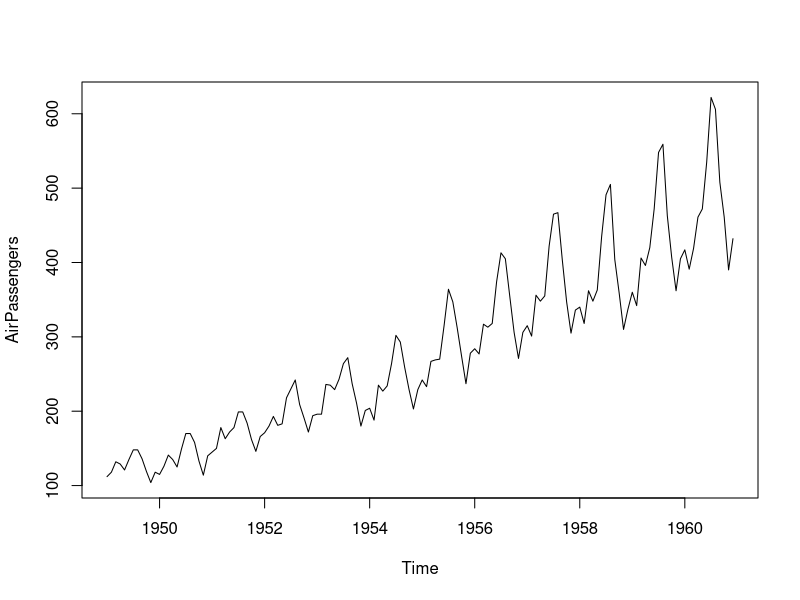
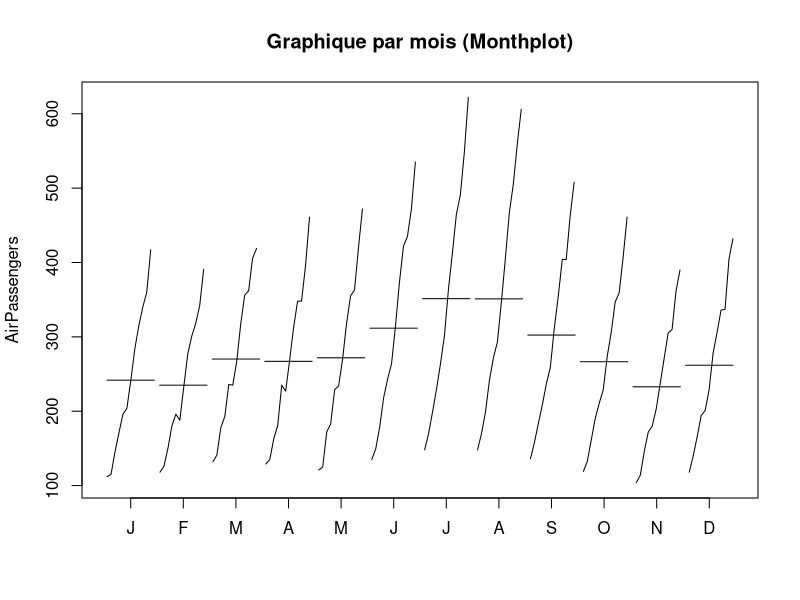
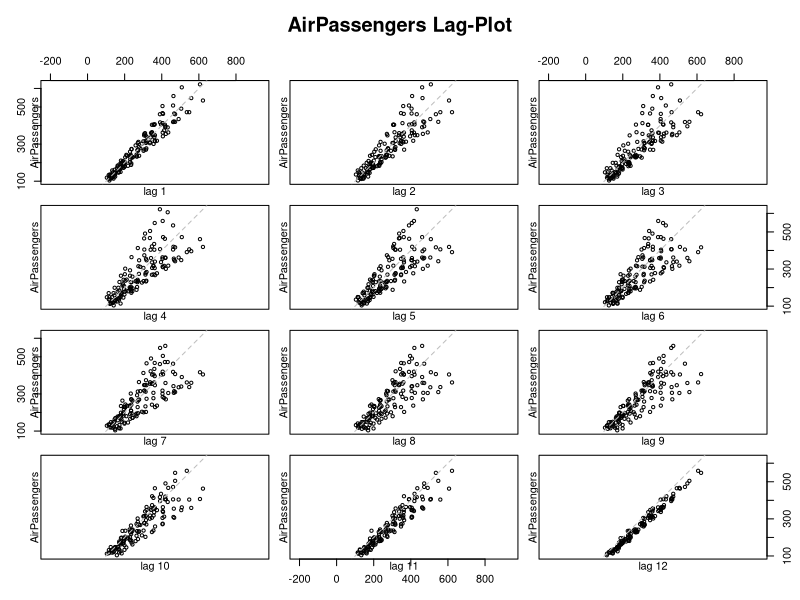
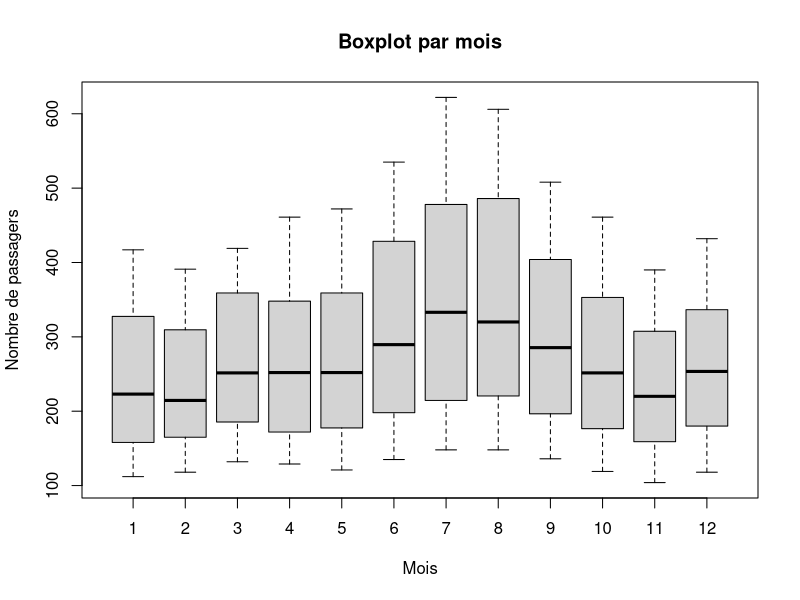
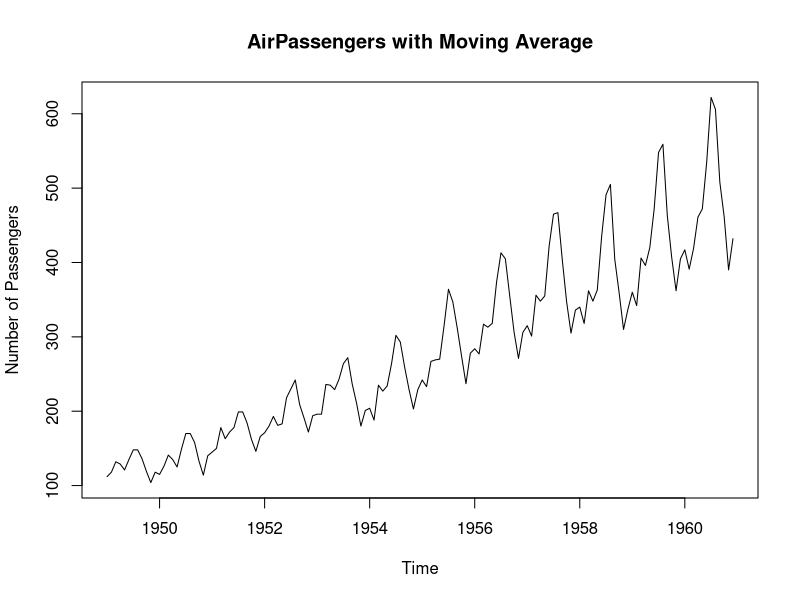

Write R code to recreate these figures, in order. (Note: this script raises an error after producing the figures.)
## ---- chunk 1
library(tseries)
par(mfrow = c(1, 1))

data(AirPassengers)
plot(AirPassengers)
## ---- chunk 2
library(forecast)

monthplot(AirPassengers, main = "Graphique par mois (Monthplot)")

lag.plot(
  AirPassengers,
  lags = 12,
  do.lines = FALSE,
  main = "AirPassengers Lag-Plot"
)

boxplot(
  AirPassengers ~ cycle(AirPassengers),
  main = "Boxplot par mois",
  xlab = "Mois",
  ylab = "Nombre de passagers"
)
## ---- chunk 3
library(stats)

trend_mm <- filter(
  AirPassengers,
  filter = c(1 / 24, rep(1 / 12, 11), 1 / 24),
  sides = 2
)

plot(
  AirPassengers,
  main = "AirPassengers with Moving Average",
  ylab = "Number of Passengers"
)
lines(ma, col = "red", lwd = 2)
legend(
  "topleft",
  legend = c("AirPassengers", "Moving Average"),
  col = c("black", "red"),
  lwd = 2
)
## ---- chunk 4
airpassengers_add <- decompose(AirPassengers, type = "additive")
plot(airpassengers_add)

airpassengers_mult <- decompose(AirPassengers, type = "multiplicative")
plot(airpassengers_mult)
## ---- chunk 5
dec_stl <- stl(log(AirPassengers), s.window = "periodic")
plot(dec_stl)
## ---- chunk 6
trend_diff <- diff(log(AirPassengers))
saison_diff <- diff(log(AirPassengers), lag = 12)
final_diff <- diff(trend_diff, lag = 12)

plot(trend_diff, main = "Différence première (Trend)", ylab = "Différence")
plot(saison_diff, main = "Différence saisonnière (Seasonal)", ylab = "Différence saisonnière")
plot(final_diff, main = "Différence finale (Trend + Seasonal)", ylab = "Différence finale")
## ---- chunk 7
kpss_test_result <- kpss.test(final_diff)
print(kpss_test_result)
    
adf_test_result <- adf.test(final_diff)
print(adf_test_result)
